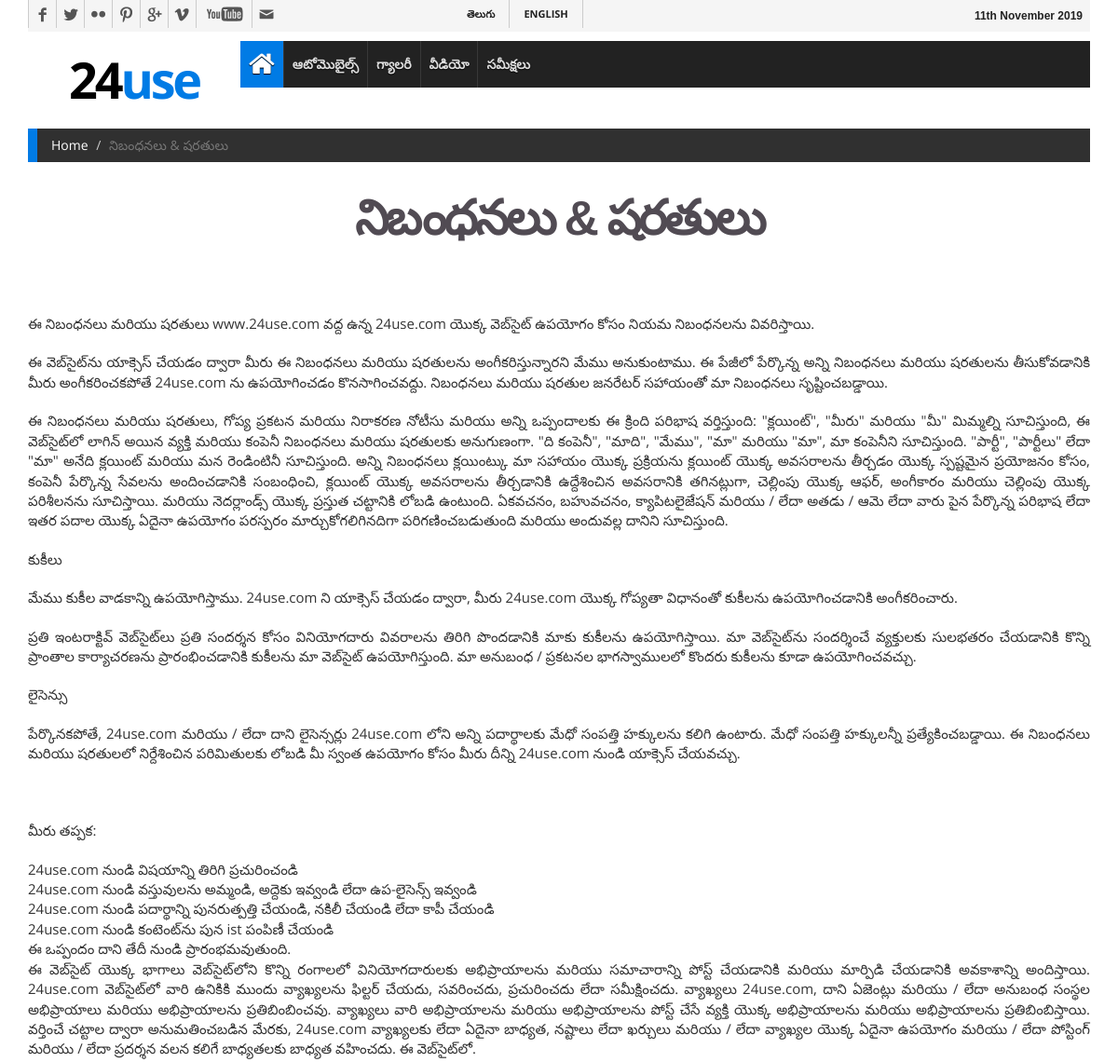
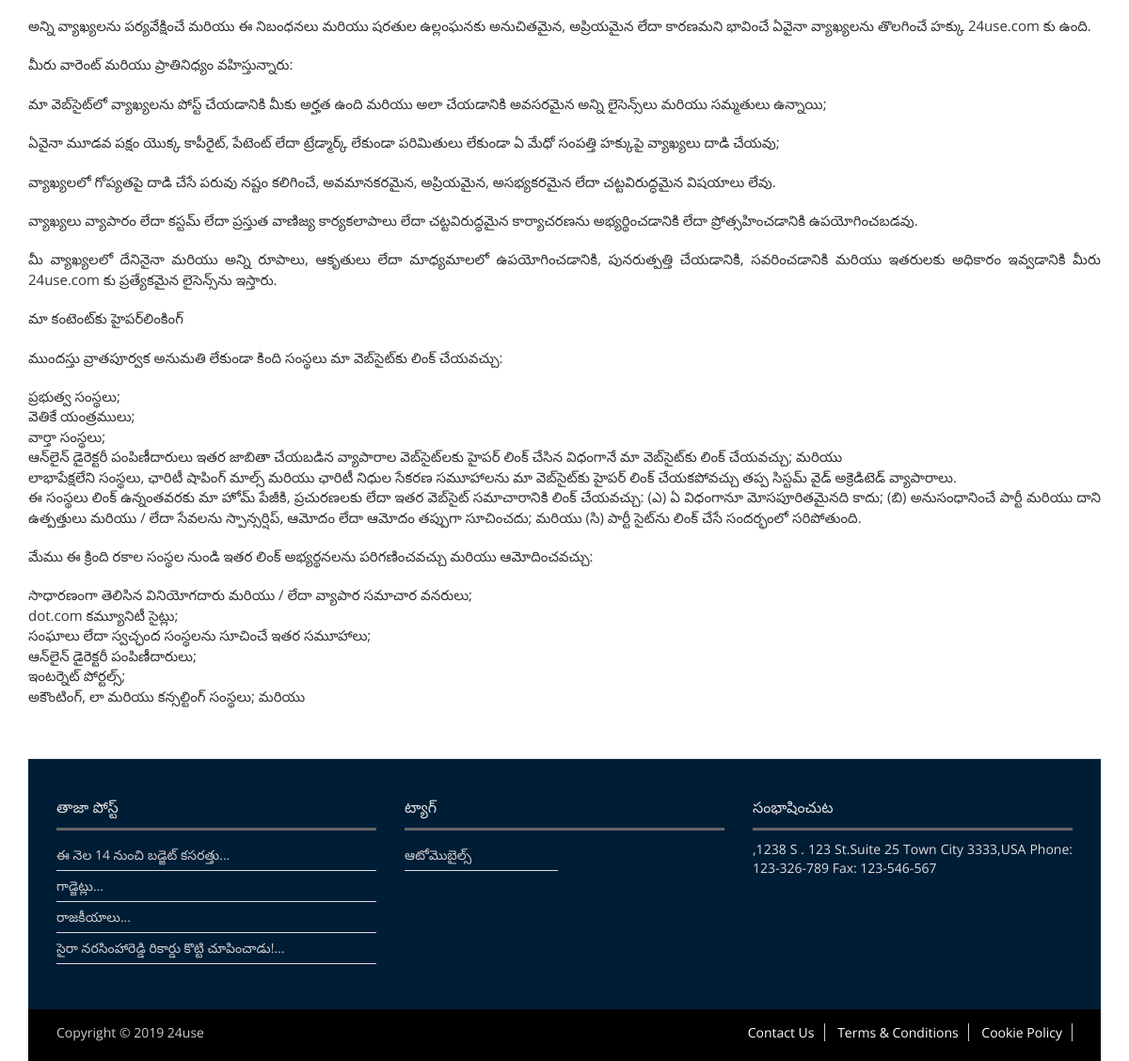
/telugucms/2, run on the app's committed database (2 pictures, top to bottom).
### categories_telugu/models.py (models this page shows, shortened)
class Categories_telugu(models.Model):
    category = models.CharField(max_length=50)
    home_Page_Order_1_to_5 = models.IntegerField(null=True, blank=True)
    Enable = models.BooleanField(default=False)
    class Meta:
        db_table = "categories_telugu"
        verbose_name = "Category"
        verbose_name_plural = "Categories"

class Cms_telugu(models.Model):
    title = models.CharField(max_length=100)
    description = RichTextField()
    class Meta:
        db_table = "cms_telugu"
        verbose_name = "cms"
        verbose_name_plural = "cms"

class News_telugu(models.Model):
    Categories = models.ForeignKey(Categories_telugu, on_delete=models.CASCADE)
    title = models.CharField(max_length=100)
    telugu_title = models.CharField(max_length=100)
    image = models.ImageField(null=True, blank=True)
    video = models.CharField(null=True, max_length=500)
    description = RichTextField()
    Popular_News = models.BooleanField(default=False)
    Banner_News = models.BooleanField(default=False)
    slug = models.SlugField(max_length=250, null=True, blank=True)
    class Meta:
        db_table = "news_telugu"
        verbose_name = "news"
        verbose_name_plural = "news"

### categories_telugu/views.py (the view)
# urls.py: path('telugucms/<int:id>', telugu.telugucms),
def telugucms(request, id):
    popular = News_telugu.objects.filter(Popular_News=True).order_by('-id')[:5]
    latest = News_telugu.objects.filter().order_by('-id')[:5]
    header = Categories_telugu.objects.filter(Enable=True)
    contact = Cms_telugu.objects.get(id=1)
    terms = Cms_telugu.objects.get(id=id)
    return render(request, "categories_telugu/cms.html", {'popular': popular, 'latest': latest, 'header': header, 'terms': terms, 'contact': contact})

### categories_telugu/templates/categories_telugu/cms.html (shortened to what this page needs)
 {% extends 'telugu-base.html' %}
{% load static %}
{% block content %}
    <section id="contentSection">
    <div class="row">
      <div class="col-lg-12 col-md-12 col-sm-12">
        <div class="left_content">
          <div class="single_page">
            <ol class="breadcrumb">
              <li><a href="/">Home</a></li>
              <li class="active">{{ terms.title }}</li>
            </ol>
            <div class="text-center">
            <h1>{{ terms.title }}</h1>
           </div>
            <div class="single_page_content">
                {% autoescape off %}
              <p>{{ terms.description }}</p>
                {% endautoescape %}
            </div>
          </div>
        </div>
      </div>
    </div>
  </section>
  {% endblock content %}

### twentyfournews/templates/telugu-base.html (shortened to what this page needs)
{% load static %}
<!DOCTYPE html>
<html>
<head>
<link rel="stylesheet" type="text/css" href="{% static 'assets/css/bootstrap.min.css' %}">
<link rel="stylesheet" type="text/css" href="{% static 'assets/css/font-awesome.min.css' %}">
<link rel="stylesheet" type="text/css" href="{% static 'assets/css/animate.css' %}">
<link rel="stylesheet" type="text/css" href="{% static 'assets/css/font.css' %}">
<link rel="stylesheet" type="text/css" href="{% static 'assets/css/li-scroller.css' %}">
<link rel="stylesheet" type="text/css" href="{% static 'assets/css/slick.css' %}">
<link rel="stylesheet" type="text/css" href="{% static 'assets/css/jquery.fancybox.css' %}">
<link rel="stylesheet" type="text/css" href="{% static 'assets/css/theme.css' %}">
<link rel="stylesheet" href="https://cdn.jsdelivr.net/jquery.slick/1.5.9/slick-theme.css">
<link rel="stylesheet" type="text/css" href="{% static 'assets/css/style.css' %}">
<link rel="stylesheet" type="text/css" href="{% static 'assets/css/custom.css' %}">
</head>
<body>
<div class="container">
  <header id="header">
    <div class="row">
      <div class="col-lg-12 col-md-12 col-sm-12">
        <div class="header_top">
          <div class="header_top_left">
              <div class="social_area">
            <ul class="social_nav">
              <li class="facebook"><a href="#"></a></li>
              <li class="twitter"><a href="#"></a></li>
              <li class="flickr"><a href="#"></a></li>
              <li class="pinterest"><a href="#"></a></li>
              <li class="googleplus"><a href="#"></a></li>
              <li class="vimeo"><a href="#"></a></li>
              <li class="youtube"><a href="#"></a></li>
              <li class="mail"><a href="#"></a></li>
            </ul>
          </div>
          </div>
          <div class="header_top_middle">
            <ul class="top_nav">
              <li><a href="/te">తెలుగు</a></li>
              <li><a href="/">English</a></li>
            </ul>
          </div>
          <div class="header_top_right">
            <p>{% now "jS F Y" %}</p>
          </div>
        </div>
      </div>
      <div class="col-lg-12 col-md-12 col-sm-12">
        <div class="header_bottom">
          <div class="logo_area"><a href="/te" class="logo"><h1>24<span>use</span></h1></a></div>
          <div class="add_banner"  id="navArea"> <nav class="navbar navbar-inverse" role="navigation">
      <div id="navbar" class="navbar-collapse collapse">
        <ul class="nav navbar-nav main_nav">
          <li class="active"><a href="/te"><span class="fa fa-home desktop-home"></span><span class="mobile-show">హోమ్</span></a></li>
          {% for header in header %}
          <li><a href="/telugucategory/{{ header.id }}">{{ header.category }}</a></li>
          {% endfor %}
          <li><a href="/telugugallery">గ్యాలరీ</a></li>
          <li><a href="/teluguvideos">వీడియో</a></li>
          <li><a href="/telugureviews">సమీక్షలు</a></li>
        </ul>
      </div>
    </nav></div>
        </div>
      </div>
    </div>
  </header>
    {% block content %}
    {% endblock content %}
  <footer id="footer">
    <div class="footer_top">
      <div class="row">
        <div class="col-lg-4 col-md-4 col-sm-4">
          <div class="footer_widget wow fadeInLeftBig">
            <h2>తాజా పోస్ట్</h2>
             <ul class="tag_nav">
               {% for latest in latest %}
              <li><a href="/telugudetail/{{ latest.slug }}">{{ latest.telugu_title|slice:"0:50"|striptags }}...</a></li>
               {% endfor %}
            </ul>
          </div>
        </div>
        <div class="col-lg-4 col-md-4 col-sm-4">
          <div class="footer_widget wow fadeInDown">
            <h2>ట్యాగ్</h2>
            <ul class="tag_nav col-2">
              {% for header in header %}
              <li><a href="/telugucategory/{{ header.id }}">{{ header.category }}</a></li>
              {% endfor %}
            </ul>
          </div>
        </div>
        <div class="col-lg-4 col-md-4 col-sm-4">
          <div class="footer_widget wow fadeInRightBig">
            <h2>{{ contact.title }}</h2>
            <p>{{ contact.description|striptags }}</p>
          </div>
        </div>
      </div>
    </div>
    <div class="footer_bottom">
        <div class="row">
            <div class="col-md-5">
      <p class="copyright">Copyright &copy; 2019 <a href="/">24use</a></p>
      </div>
      <div class="col-md-7">
          <div class="terms-policy">
              <a href="/telugucontactus">Contact Us</a>
             <a href="/telugucms/2">Terms & Conditions</a>
              <a href="/telugucms/3">Cookie Policy</a>
          </div>
      </div>
      </div>
    </div>
  </footer>
</div>
</body>
</html>

### twentyfournews/static/assets/css/theme.css (style rules this page uses)
.navbar-inverse .navbar-nav > .active > a, .navbar-inverse .navbar-nav > .active > a:hover, .navbar-inverse .navbar-nav > .active > a:focus { background-color:#007be5 }
.breadcrumb { border-left:10px solid #007be5 }

### twentyfournews/static/assets/css/custom.css (style rules this page uses)
body { font-family: 'Open Sans', sans-serif; }
p { text-align:justify; }
.col-2 { column-count:2; }
article, aside, details, figcaption, figure, footer, header, hgroup, menu, nav, section { display: block; }
ol, ul { list-style: none; }
h1 { font-family: 'Gabriela', Tahoma, sans-serif; font-size: 3.7em; font-weight: 700; line-height: 1.55em; margin-bottom: 18px; text-align: center; color: #514b53; letter-spacing: -0.06em; text-shadow: 1px 1px 0 rgba(255,255,255,0.8); }

### data on the page
Categories_telugu: category "ఆటోమొబైల్స్"
Cms_telugu: title "నిబంధనలు & షరతులు", description "ఈ నిబంధనలు మరియు షరతులు www.24use.com వద్ద ఉన్న 24use.com యొక్క వెబ్‌సైట్ ఉపయోగం కోసం నియమ నిబంధనలను వివరిస్తాయి. ఈ వెబ్‌సైట్‌ను యాక్సెస్ చేయడం ద్వారా మీరు ఈ నిబంధనలు మరియు షరతులను అంగీకరిస్తున్నారని మేము అనుకుంటాము. ఈ పేజీలో పేర్కొన్న అన్ని నిబంధనలు మరియు షరతులను తీసుకోవడానికి మీరు అంగీకరించకపోతే 24use.com ను ఉపయోగించడం కొనసాగించవద్దు. నిబంధనలు మరియు షరతుల జనరేటర్ సహాయంతో మా నిబంధనలు సృష్టించబడ్డాయి. ఈ నిబంధనలు మరియు షరతులు, గోప్య ప్రకటన మరియు నిరాకరణ నోటీసు మరియు అన్ని ఒప్పందాలకు ఈ క్రింది పరిభాష వర్తిస్తుంది: \"క్లయింట్\", \"మీరు\" మరియు \"మీ\" మిమ్మల్ని సూచిస్తుంది, ఈ వెబ్‌సైట్‌లో లాగిన్ అయిన వ్యక్తి మరియు కంపెనీ నిబంధనలు మరియు షరతులకు అనుగుణంగా. \"ది కంపెనీ\", \"మాది\", \"మేము\", \"మా\" మరియు \"మా\",…"
News_telugu: telugu_title "ఈ నెల 14 నుంచి బడ్జెట్‌ కసరత్తు"
News_telugu: telugu_title "గాడ్జెట్లు"
News_telugu: telugu_title "రాజకీయాలు"
News_telugu: telugu_title "సైరా నరసింహారెడ్డి రికార్డు కొట్టి చూపించాడు!"
Cms_telugu: title "సంభాషించుట", description ",1238 S . 123 St.Suite 25 Town City 3333,USA Phone: 123-326-789 Fax: 123-546-567"
